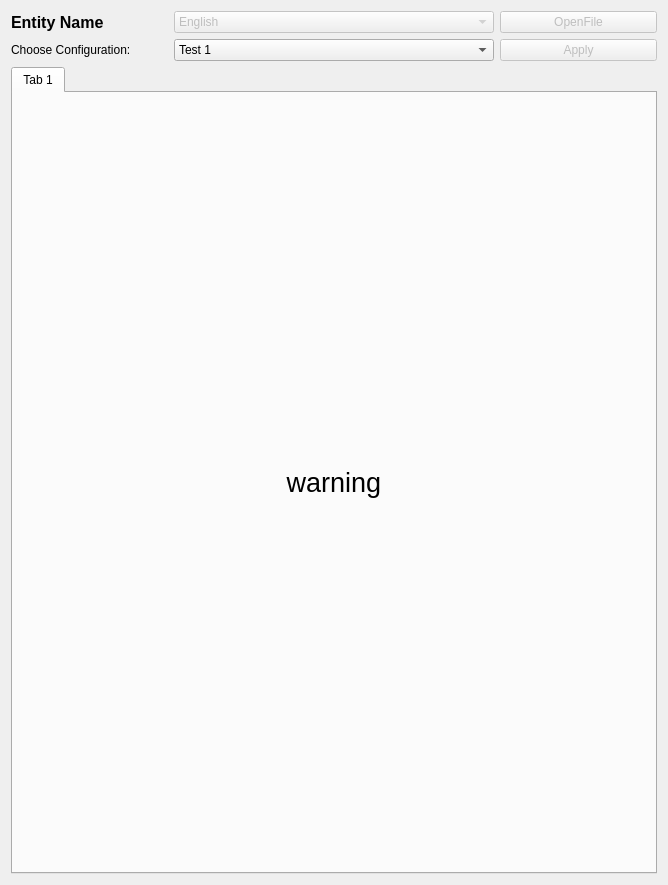
<?xml version="1.0" encoding="UTF-8"?>
<ui version="4.0">
 <class>EmvViewClass</class>
 <widget class="QWidget" name="EmvViewClass">
  <property name="geometry">
   <rect>
    <x>0</x>
    <y>0</y>
    <width>668</width>
    <height>885</height>
   </rect>
  </property>
  <property name="windowTitle">
   <string>EmvView</string>
  </property>
  <layout class="QGridLayout" name="gridLayout">
   <item row="1" column="1">
    <widget class="QLabel" name="label">
     <property name="text">
      <string>Choose Configuration:</string>
     </property>
    </widget>
   </item>
   <item row="1" column="2" colspan="2">
    <widget class="QComboBox" name="configurationPicker">
     <item>
      <property name="text">
       <string>Test 1</string>
      </property>
     </item>
     <item>
      <property name="text">
       <string>Test2</string>
      </property>
     </item>
    </widget>
   </item>
   <item row="3" column="1" colspan="4">
    <widget class="QTabWidget" name="tabWidget">
     <property name="currentIndex">
      <number>0</number>
     </property>
     <widget class="QWidget" name="tab">
      <attribute name="title">
       <string>Tab 1</string>
      </attribute>
      <layout class="QGridLayout" name="gridLayout_2">
       <item row="0" column="0">
        <widget class="QLabel" name="warningTag">
         <property name="font">
          <font>
           <pointsize>20</pointsize>
          </font>
         </property>
         <property name="text">
          <string>warning</string>
         </property>
         <property name="alignment">
          <set>Qt::AlignCenter</set>
         </property>
        </widget>
       </item>
      </layout>
     </widget>
    </widget>
   </item>
   <item row="0" column="1">
    <widget class="QLabel" name="entityLabel">
     <property name="font">
      <font>
       <pointsize>12</pointsize>
       <weight>75</weight>
       <bold>true</bold>
      </font>
     </property>
     <property name="text">
      <string>Entity Name</string>
     </property>
    </widget>
   </item>
   <item row="1" column="4">
    <widget class="QPushButton" name="configurationChangeButton">
     <property name="enabled">
      <bool>false</bool>
     </property>
     <property name="text">
      <string>Apply</string>
     </property>
    </widget>
   </item>
   <item row="0" column="4">
    <widget class="QPushButton" name="openFilePushButton">
     <property name="enabled">
      <bool>false</bool>
     </property>
     <property name="text">
      <string>OpenFile</string>
     </property>
    </widget>
   </item>
   <item row="0" column="2" colspan="2">
    <widget class="QComboBox" name="languagePicker">
     <property name="enabled">
      <bool>false</bool>
     </property>
     <item>
      <property name="text">
       <string>English</string>
      </property>
     </item>
     <item>
      <property name="text">
       <string>Deutsch</string>
      </property>
     </item>
     <item>
      <property name="text">
       <string>Français</string>
      </property>
     </item>
    </widget>
   </item>
  </layout>
 </widget>
 <layoutdefault spacing="6" margin="11"/>
 <resources/>
 <connections/>
</ui>
